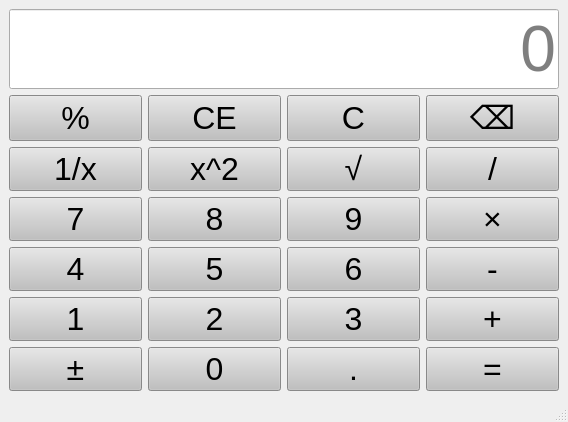
<?xml version="1.0" encoding="UTF-8"?>
<ui version="4.0">
 <class>MainWindow</class>
 <widget class="QMainWindow" name="MainWindow">
  <property name="geometry">
   <rect>
    <x>0</x>
    <y>0</y>
    <width>422</width>
    <height>333</height>
   </rect>
  </property>
  <property name="windowTitle">
   <string>计算器-陈锐-2023414290105</string>
  </property>
  <property name="styleSheet">
   <string notr="true">QPushButton{
background-color: rgb(192,192,192);
font-size: 24pt;
}
QPushButton:hover{
background-color:skyblue;
color:black;
}
QPushButton:pressed{
background-color:red;
}
QLineEdit{
font-size:48pt;
}</string>
  </property>
  <widget class="QWidget" name="centralwidget">
   <layout class="QVBoxLayout" name="verticalLayout">
    <item>
     <layout class="QGridLayout" name="gridLayout">
      <item row="4" column="1">
       <widget class="QPushButton" name="btnNum5">
        <property name="sizePolicy">
         <sizepolicy hsizetype="Minimum" vsizetype="Minimum">
          <horstretch>0</horstretch>
          <verstretch>0</verstretch>
         </sizepolicy>
        </property>
        <property name="text">
         <string>5</string>
        </property>
       </widget>
      </item>
      <item row="3" column="1">
       <widget class="QPushButton" name="btnNum8">
        <property name="sizePolicy">
         <sizepolicy hsizetype="Minimum" vsizetype="Minimum">
          <horstretch>0</horstretch>
          <verstretch>0</verstretch>
         </sizepolicy>
        </property>
        <property name="text">
         <string>8</string>
        </property>
       </widget>
      </item>
      <item row="4" column="3">
       <widget class="QPushButton" name="btnMinus">
        <property name="sizePolicy">
         <sizepolicy hsizetype="Minimum" vsizetype="Minimum">
          <horstretch>0</horstretch>
          <verstretch>0</verstretch>
         </sizepolicy>
        </property>
        <property name="text">
         <string>-</string>
        </property>
       </widget>
      </item>
      <item row="1" column="0">
       <widget class="QPushButton" name="btnPercentage">
        <property name="sizePolicy">
         <sizepolicy hsizetype="Minimum" vsizetype="Minimum">
          <horstretch>0</horstretch>
          <verstretch>0</verstretch>
         </sizepolicy>
        </property>
        <property name="text">
         <string>%</string>
        </property>
       </widget>
      </item>
      <item row="5" column="0">
       <widget class="QPushButton" name="btnNum1">
        <property name="sizePolicy">
         <sizepolicy hsizetype="Minimum" vsizetype="Minimum">
          <horstretch>0</horstretch>
          <verstretch>0</verstretch>
         </sizepolicy>
        </property>
        <property name="text">
         <string>1</string>
        </property>
       </widget>
      </item>
      <item row="5" column="2">
       <widget class="QPushButton" name="btnNum3">
        <property name="sizePolicy">
         <sizepolicy hsizetype="Minimum" vsizetype="Minimum">
          <horstretch>0</horstretch>
          <verstretch>0</verstretch>
         </sizepolicy>
        </property>
        <property name="text">
         <string>3</string>
        </property>
       </widget>
      </item>
      <item row="1" column="3">
       <widget class="QPushButton" name="btnDel">
        <property name="sizePolicy">
         <sizepolicy hsizetype="Minimum" vsizetype="Minimum">
          <horstretch>0</horstretch>
          <verstretch>0</verstretch>
         </sizepolicy>
        </property>
        <property name="text">
         <string>⌫</string>
        </property>
       </widget>
      </item>
      <item row="2" column="2">
       <widget class="QPushButton" name="btnSqrt">
        <property name="sizePolicy">
         <sizepolicy hsizetype="Minimum" vsizetype="Minimum">
          <horstretch>0</horstretch>
          <verstretch>0</verstretch>
         </sizepolicy>
        </property>
        <property name="text">
         <string>√</string>
        </property>
       </widget>
      </item>
      <item row="5" column="3">
       <widget class="QPushButton" name="btnPlus">
        <property name="sizePolicy">
         <sizepolicy hsizetype="Minimum" vsizetype="Minimum">
          <horstretch>0</horstretch>
          <verstretch>0</verstretch>
         </sizepolicy>
        </property>
        <property name="text">
         <string>+</string>
        </property>
       </widget>
      </item>
      <item row="2" column="3">
       <widget class="QPushButton" name="btnDivide">
        <property name="sizePolicy">
         <sizepolicy hsizetype="Minimum" vsizetype="Minimum">
          <horstretch>0</horstretch>
          <verstretch>0</verstretch>
         </sizepolicy>
        </property>
        <property name="text">
         <string>/</string>
        </property>
       </widget>
      </item>
      <item row="6" column="0">
       <widget class="QPushButton" name="pushButton_23">
        <property name="sizePolicy">
         <sizepolicy hsizetype="Minimum" vsizetype="Minimum">
          <horstretch>0</horstretch>
          <verstretch>0</verstretch>
         </sizepolicy>
        </property>
        <property name="text">
         <string>±</string>
        </property>
       </widget>
      </item>
      <item row="2" column="1">
       <widget class="QPushButton" name="btnSquare">
        <property name="sizePolicy">
         <sizepolicy hsizetype="Minimum" vsizetype="Minimum">
          <horstretch>0</horstretch>
          <verstretch>0</verstretch>
         </sizepolicy>
        </property>
        <property name="text">
         <string>x^2</string>
        </property>
       </widget>
      </item>
      <item row="4" column="0">
       <widget class="QPushButton" name="btnNum4">
        <property name="sizePolicy">
         <sizepolicy hsizetype="Minimum" vsizetype="Minimum">
          <horstretch>0</horstretch>
          <verstretch>0</verstretch>
         </sizepolicy>
        </property>
        <property name="text">
         <string>4</string>
        </property>
       </widget>
      </item>
      <item row="5" column="1">
       <widget class="QPushButton" name="btnNum2">
        <property name="sizePolicy">
         <sizepolicy hsizetype="Minimum" vsizetype="Minimum">
          <horstretch>0</horstretch>
          <verstretch>0</verstretch>
         </sizepolicy>
        </property>
        <property name="text">
         <string>2</string>
        </property>
       </widget>
      </item>
      <item row="3" column="2">
       <widget class="QPushButton" name="btnNum9">
        <property name="sizePolicy">
         <sizepolicy hsizetype="Minimum" vsizetype="Minimum">
          <horstretch>0</horstretch>
          <verstretch>0</verstretch>
         </sizepolicy>
        </property>
        <property name="text">
         <string>9</string>
        </property>
       </widget>
      </item>
      <item row="1" column="1">
       <widget class="QPushButton" name="btnClearAll">
        <property name="sizePolicy">
         <sizepolicy hsizetype="Minimum" vsizetype="Minimum">
          <horstretch>0</horstretch>
          <verstretch>0</verstretch>
         </sizepolicy>
        </property>
        <property name="text">
         <string>CE</string>
        </property>
       </widget>
      </item>
      <item row="4" column="2">
       <widget class="QPushButton" name="btnNum6">
        <property name="sizePolicy">
         <sizepolicy hsizetype="Minimum" vsizetype="Minimum">
          <horstretch>0</horstretch>
          <verstretch>0</verstretch>
         </sizepolicy>
        </property>
        <property name="text">
         <string>6</string>
        </property>
       </widget>
      </item>
      <item row="1" column="2">
       <widget class="QPushButton" name="btnClear">
        <property name="sizePolicy">
         <sizepolicy hsizetype="Minimum" vsizetype="Minimum">
          <horstretch>0</horstretch>
          <verstretch>0</verstretch>
         </sizepolicy>
        </property>
        <property name="text">
         <string>C</string>
        </property>
       </widget>
      </item>
      <item row="2" column="0">
       <widget class="QPushButton" name="btnInverse">
        <property name="sizePolicy">
         <sizepolicy hsizetype="Minimum" vsizetype="Minimum">
          <horstretch>0</horstretch>
          <verstretch>0</verstretch>
         </sizepolicy>
        </property>
        <property name="text">
         <string>1/x</string>
        </property>
       </widget>
      </item>
      <item row="6" column="3">
       <widget class="QPushButton" name="btnEqual">
        <property name="sizePolicy">
         <sizepolicy hsizetype="Minimum" vsizetype="Minimum">
          <horstretch>0</horstretch>
          <verstretch>0</verstretch>
         </sizepolicy>
        </property>
        <property name="text">
         <string>=</string>
        </property>
       </widget>
      </item>
      <item row="6" column="2">
       <widget class="QPushButton" name="btnPeriod">
        <property name="sizePolicy">
         <sizepolicy hsizetype="Minimum" vsizetype="Minimum">
          <horstretch>0</horstretch>
          <verstretch>0</verstretch>
         </sizepolicy>
        </property>
        <property name="text">
         <string>.</string>
        </property>
       </widget>
      </item>
      <item row="6" column="1">
       <widget class="QPushButton" name="btnNum0">
        <property name="sizePolicy">
         <sizepolicy hsizetype="Minimum" vsizetype="Minimum">
          <horstretch>0</horstretch>
          <verstretch>0</verstretch>
         </sizepolicy>
        </property>
        <property name="text">
         <string>0</string>
        </property>
       </widget>
      </item>
      <item row="3" column="3">
       <widget class="QPushButton" name="btnMultiple">
        <property name="sizePolicy">
         <sizepolicy hsizetype="Minimum" vsizetype="Minimum">
          <horstretch>0</horstretch>
          <verstretch>0</verstretch>
         </sizepolicy>
        </property>
        <property name="text">
         <string>×</string>
        </property>
       </widget>
      </item>
      <item row="3" column="0">
       <widget class="QPushButton" name="btnNum7">
        <property name="sizePolicy">
         <sizepolicy hsizetype="Minimum" vsizetype="Minimum">
          <horstretch>0</horstretch>
          <verstretch>0</verstretch>
         </sizepolicy>
        </property>
        <property name="text">
         <string>7</string>
        </property>
       </widget>
      </item>
      <item row="0" column="0" colspan="4">
       <widget class="QLineEdit" name="display">
        <property name="sizePolicy">
         <sizepolicy hsizetype="Minimum" vsizetype="Minimum">
          <horstretch>0</horstretch>
          <verstretch>0</verstretch>
         </sizepolicy>
        </property>
        <property name="alignment">
         <set>Qt::AlignmentFlag::AlignRight|Qt::AlignmentFlag::AlignTrailing|Qt::AlignmentFlag::AlignVCenter</set>
        </property>
        <property name="placeholderText">
         <string>0</string>
        </property>
       </widget>
      </item>
     </layout>
    </item>
   </layout>
  </widget>
  <widget class="QMenuBar" name="menubar">
   <property name="geometry">
    <rect>
     <x>0</x>
     <y>0</y>
     <width>422</width>
     <height>18</height>
    </rect>
   </property>
  </widget>
  <widget class="QStatusBar" name="statusbar"/>
 </widget>
 <resources/>
 <connections/>
</ui>
